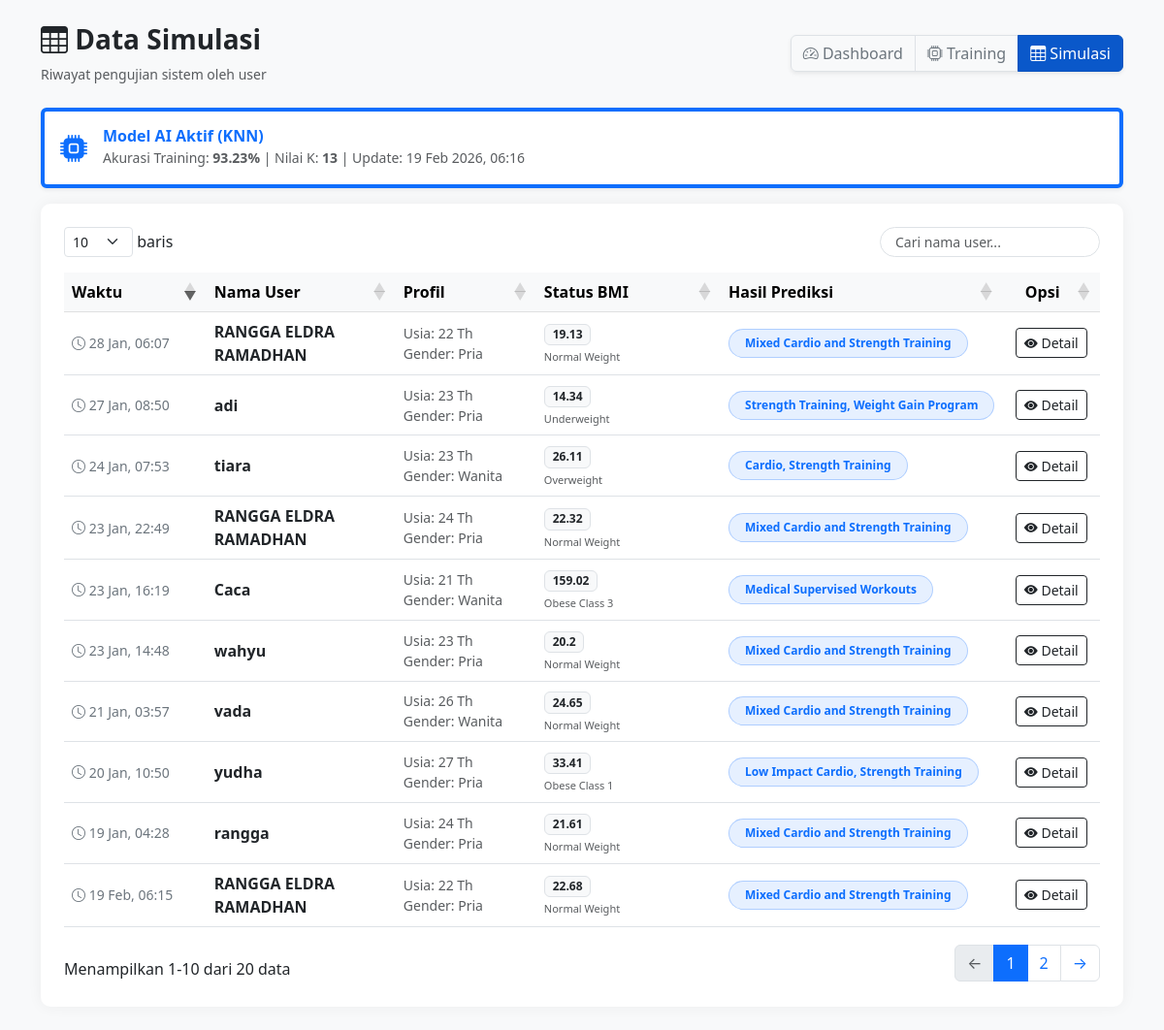
The page /admin-simulation/ (signed in) on the database its author committed.
### rekomendasi/models.py (models this page shows, shortened)
class TrainingLog(models.Model):
    timestamp = models.DateTimeField(auto_now_add=True)
    jumlah_data = models.IntegerField()
    best_k = models.IntegerField()
    akurasi = models.FloatField()          # Ini Testing Accuracy
    train_akurasi = models.FloatField(default=0) # <--- TAMBAHAN BARU
    precision = models.FloatField()
    recall = models.FloatField()
    status = models.CharField(max_length=50)

class PredictionLog(models.Model):
    timestamp = models.DateTimeField(auto_now_add=True)
    nama_user = models.CharField(max_length=100)
    gender = models.CharField(max_length=20)
    age = models.IntegerField()
    bmi_score = models.FloatField()
    bmi_category = models.CharField(max_length=50)
    hasil_prediksi = models.CharField(max_length=100)
    activity_level = models.IntegerField(default=1)

### rekomendasi/views.py (the view)
# urls.py: path('admin-simulation/', views.admin_simulation, name='admin_simulation'),
@login_required(login_url='/admin/login/')
def admin_simulation(request):
    return render(request, 'admin/simulation.html', {
        'logs': PredictionLog.objects.all().order_by('-timestamp'),
        'model': TrainingLog.objects.filter(status="Berhasil").last()
    })

### templates/admin/simulation.html (shortened to what this page needs)
<!DOCTYPE html>
<html lang="id">
<head>
    <link href="https://cdn.jsdelivr.net/npm/bootstrap@5.3.0/dist/css/bootstrap.min.css" rel="stylesheet">
    <link rel="stylesheet" href="https://cdn.jsdelivr.net/npm/bootstrap-icons@1.10.0/font/bootstrap-icons.css">
    <link rel="stylesheet" href="https://cdn.datatables.net/1.13.4/css/dataTables.bootstrap5.min.css">
</head>
<body class="bg-light p-4">
    <div class="container">
        <div class="d-flex justify-content-between align-items-center mb-4">
            <div>
                <h3 class="fw-bold text-dark"><i class="bi bi-table"></i> Data Simulasi</h3>
                <p class="text-muted small mb-0">Riwayat pengujian sistem oleh user</p>
            </div>
            <nav class="btn-group shadow-sm">
                <a href="{% url 'admin_dashboard' %}" class="btn btn-white border text-secondary"><i class="bi bi-speedometer2"></i> Dashboard</a>
                <a href="{% url 'admin_training' %}" class="btn btn-white border text-secondary"><i class="bi bi-cpu"></i> Training</a>
                <a href="{% url 'admin_simulation' %}" class="btn btn-primary active"><i class="bi bi-table"></i> Simulasi</a>
            </nav>
        </div>
        {% if model %}
        <div class="alert alert-primary bg-white border-primary border-start border-4 shadow-sm d-flex align-items-center" role="alert">
            <i class="bi bi-cpu-fill fs-3 text-primary me-3"></i>
            <div>
                <h6 class="fw-bold m-0 text-primary">Model AI Aktif (KNN)</h6>
                <small class="text-muted">
                    Akurasi Training: <strong>{{ model.akurasi }}%</strong> |
                    Nilai K: <strong>{{ model.best_k }}</strong> |
                    Update: {{ model.timestamp|date:"d M Y, H:i" }}
                </small>
            </div>
        </div>
        {% else %}
        <div class="alert alert-warning border-start border-4 border-warning shadow-sm">
            <i class="bi bi-exclamation-triangle-fill"></i>
            <strong>Peringatan:</strong> Belum ada Model AI yang dilatih. Hasil prediksi mungkin tidak akurat.
        </div>
        {% endif %}
        <div class="card table-card">
            <div class="card-body p-4">
                <div class="table-responsive">
                    <table id="simulationTable" class="table table-hover align-middle w-100">
                        <thead class="table-light">
                            <tr>
                                <th width="15%">Waktu</th>
                                <th width="20%">Nama User</th>
                                <th width="15%">Profil</th>
                                <th width="20%">Status BMI</th>
                                <th width="20%">Hasil Prediksi</th>
                                <th width="10%" class="text-center">Opsi</th>
                            </tr>
                        </thead>
                        <tbody>
                            {% for log in logs %}
                            <tr>
                                <td class="text-secondary small">
                                    <i class="bi bi-clock"></i> {{ log.timestamp|date:"d M, H:i" }}
                                </td>
                                <td class="fw-bold text-dark">{{ log.nama_user }}</td>
                                <td class="small">
                                    <div class="d-block text-muted">Usia: {{ log.age }} Th</div>
                                    <div class="d-block text-muted">Gender: {{ log.gender }}</div>
                                </td>
                                <td>
                                    <span class="badge bg-light text-dark border">{{ log.bmi_score }}</span>
                                    <small class="d-block text-muted mt-1" style="font-size: 11px;">{{ log.bmi_category }}</small>
                                </td>
                                <td>
                                    <span class="badge bg-primary bg-opacity-10 text-primary px-3 py-2 border border-primary border-opacity-25 rounded-pill">
                                        {{ log.hasil_prediksi }}
                                    </span>
                                </td>
                                <td class="text-center">
                                    <a href="{% url 'admin_simulation_detail' log.id %}" class="btn btn-sm btn-outline-dark" title="Lihat Perhitungan">
                                        <i class="bi bi-eye-fill"></i> Detail
                                    </a>
                                </td>
                            </tr>
                            {% endfor %}
                        </tbody>
                    </table>
                </div>
            </div>
        </div>
    </div>
</body>
</html>

### templates/admin/simulation.html (style rules this page uses)
.table-card { border-radius: 10px; overflow: hidden; border: none; box-shadow: 0 0 15px rgba(0,0,0,0.05); }

### rows shown on the page
TrainingLog: akurasi "93.23", best_k "13", timestamp "19 Feb 2026, 06:16"
PredictionLog: timestamp "19 Feb, 06:15", nama_user "RANGGA ELDRA RAMADHAN", age "22", gender "Pria", bmi_score "22.68", bmi_category "Normal Weight", hasil_prediksi "Mixed Cardio and Strength Training"
PredictionLog: timestamp "28 Jan, 06:07", nama_user "RANGGA ELDRA RAMADHAN", age "22", gender "Pria", bmi_score "19.13", bmi_category "Normal Weight", hasil_prediksi "Mixed Cardio and Strength Training"
PredictionLog: timestamp "27 Jan, 08:50", nama_user "adi", age "23", gender "Pria", bmi_score "14.34", bmi_category "Underweight", hasil_prediksi "Strength Training, Weight Gain Program"
PredictionLog: timestamp "24 Jan, 07:53", nama_user "tiara", age "23", gender "Wanita", bmi_score "26.11", bmi_category "Overweight", hasil_prediksi "Cardio, Strength Training"
PredictionLog: timestamp "23 Jan, 22:49", nama_user "RANGGA ELDRA RAMADHAN", age "24", gender "Pria", bmi_score "22.32", bmi_category "Normal Weight", hasil_prediksi "Mixed Cardio and Strength Training"
PredictionLog: timestamp "23 Jan, 16:19", nama_user "Caca", age "21", gender "Wanita", bmi_score "159.02", bmi_category "Obese Class 3", hasil_prediksi "Medical Supervised Workouts"
PredictionLog: timestamp "23 Jan, 14:48", nama_user "wahyu", age "23", gender "Pria", bmi_score "20.2", bmi_category "Normal Weight", hasil_prediksi "Mixed Cardio and Strength Training"
PredictionLog: timestamp "21 Jan, 03:57", nama_user "vada", age "26", gender "Wanita", bmi_score "24.65", bmi_category "Normal Weight", hasil_prediksi "Mixed Cardio and Strength Training"
PredictionLog: timestamp "20 Jan, 10:50", nama_user "yudha", age "27", gender "Pria", bmi_score "33.41", bmi_category "Obese Class 1", hasil_prediksi "Low Impact Cardio, Strength Training"
PredictionLog: timestamp "19 Jan, 04:28", nama_user "rangga", age "24", gender "Pria", bmi_score "21.61", bmi_category "Normal Weight", hasil_prediksi "Mixed Cardio and Strength Training"
